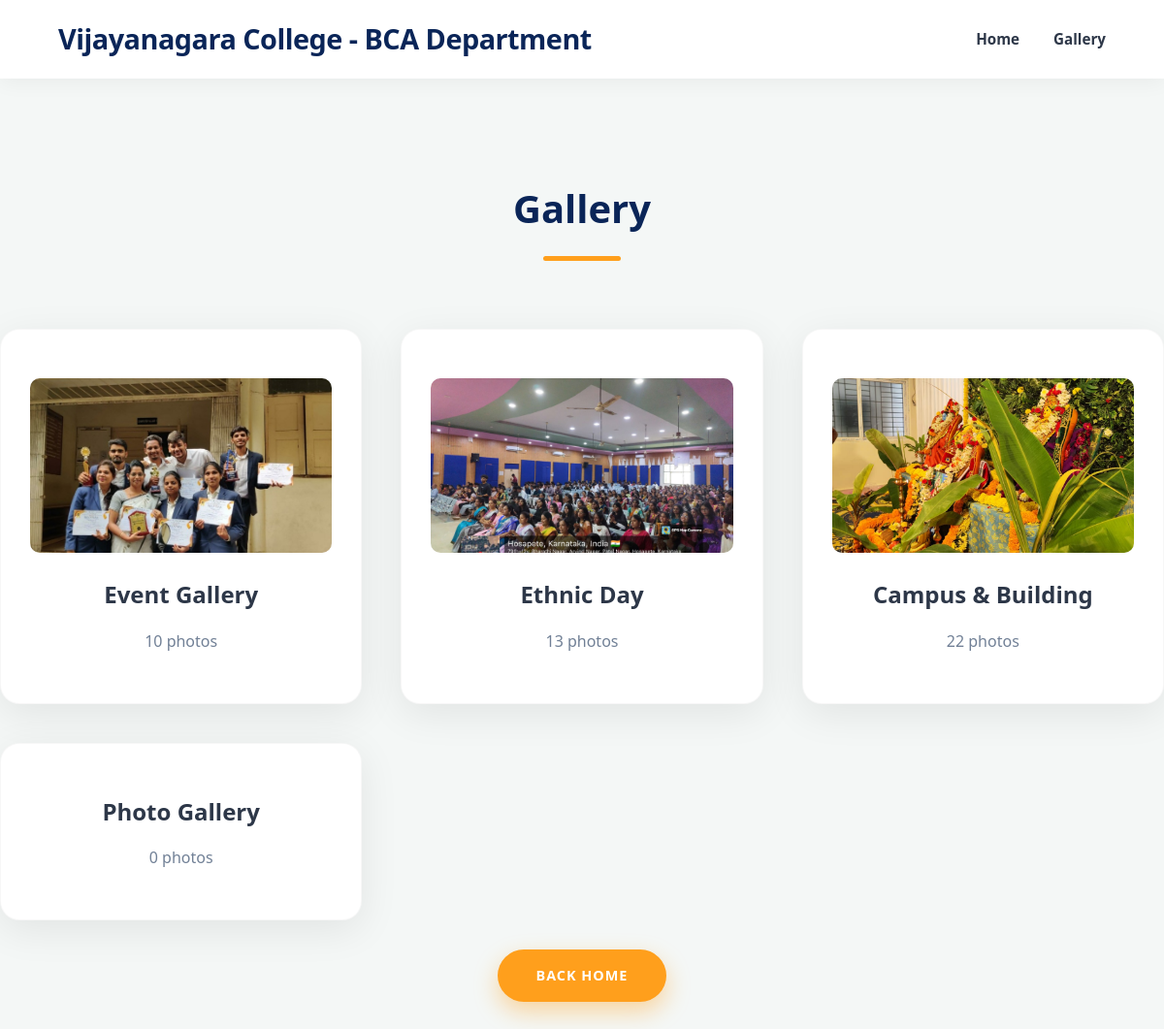
The page /gallery on the database its author committed.
### app/models.py (models this page shows)
class SiteSetting(db.Model):
    __tablename__ = "site_settings"
    id = db.Column(db.Integer, primary_key=True)
    college_name = db.Column(db.String(200), default="VNC BCA")
    logo = db.Column(db.String(300), default="")
    favicon = db.Column(db.String(300), default="")
    footer_text = db.Column(db.String(300), default="")
    copyright_text = db.Column(db.String(300), default="")
    developer_name = db.Column(db.String(150), default="")
    developer_url = db.Column(db.String(500), default="")
    show_developer_button = db.Column(db.Boolean, default=True)
    meta_description = db.Column(db.String(300), default="")
    meta_keywords = db.Column(db.String(300), default="")
    og_image = db.Column(db.String(300), default="")
    updated_at = db.Column(db.DateTime, default=datetime.utcnow, onupdate=datetime.utcnow)
    @staticmethod
    def get():
        return _singleton_get(SiteSetting)

class GalleryAlbum(db.Model):
    __tablename__ = "gallery_albums"
    id = db.Column(db.Integer, primary_key=True)
    name = db.Column(db.String(150), nullable=False)
    category = db.Column(db.String(80), unique=True, nullable=False)
    display_order = db.Column(db.Integer, default=0)
    images = db.relationship(
        "GalleryImage", backref="album", cascade="all, delete-orphan",
        order_by="GalleryImage.display_order",
    )

class GalleryImage(db.Model):
    __tablename__ = "gallery_images"
    id = db.Column(db.Integer, primary_key=True)
    album_id = db.Column(db.Integer, db.ForeignKey("gallery_albums.id"), nullable=False)
    image = db.Column(db.String(300), nullable=False)
    caption = db.Column(db.String(200), default="")
    display_order = db.Column(db.Integer, default=0)

### app/routes/public.py (the view)
@public_bp.route("/gallery")
def gallery():
    albums = models.GalleryAlbum.query.order_by(models.GalleryAlbum.display_order).all()
    return render_template("gallery.html", albums=albums, title="Gallery")

### app/__init__.py (called while the page is built)
def _register_context_processors(app: Flask) -> None:
    @app.context_processor
    def inject_site_settings():
        from .models import SiteSetting
        try:
            settings = SiteSetting.get()
        except Exception:
            settings = None
        return {"site_settings": settings}

def _register_security_headers(app: Flask) -> None:
    @app.after_request
    def set_secure_headers(response):
        response.headers.setdefault("X-Content-Type-Options", "nosniff")
        response.headers.setdefault("X-Frame-Options", "SAMEORIGIN")
        response.headers.setdefault("Referrer-Policy", "strict-origin-when-cross-origin")
        return response

### app/models.py (called while the page is built)
def _singleton_get(model):
    row = model.query.get(1)
    if row is None:
        row = model(id=1)
        db.session.add(row)
        db.session.commit()
    return row

### templates/gallery.html (shortened to what this page needs)
<!DOCTYPE html>
<html lang="en">
<head>
    <link rel="stylesheet" href="{{ url_for('static', filename='css/style.css') }}">
</head>
<body>
    <nav class="navbar">
        <div class="logo">{{ site_settings.college_name if site_settings else "VNC BCA" }}</div>
        <ul class="nav-links">
            <li><a href="/">Home</a></li>
            <li><a href="/gallery">Gallery</a></li>
        </ul>
    </nav>
    <div class="container section">
        <h2 class="section-title">{{ title }}</h2>
        {% if albums %}
            <div class="grid-3">
                {% for album in albums %}
                <a href="{{ url_for('public.gallery_album', category=album.category) }}" class="card" style="text-decoration:none;">
                    {% if album.images %}
                        <img src="{{ url_for('static', filename=album.images[0].image) }}" style="width:100%; height:180px; object-fit:cover; border-radius:10px; margin-bottom:15px;">
                    {% endif %}
                    <h3>{{ album.name }}</h3>
                    <p>{{ album.images|length }} photo{{ 's' if album.images|length != 1 }}</p>
                </a>
                {% endfor %}
            </div>
        {% else %}
            <p style="text-align:center; margin-top:50px; color:#666;">No photo albums have been added yet.</p>
        {% endif %}
        <div style="text-align: center; margin-top: 30px;">
            <a href="/" class="btn-primary" style="display:inline-block;">Back Home</a>
        </div>
    </div>
</body>
</html>

### static/css/style.css (style rules this page uses)
:root { --bg-color: #f4f7f6; --white: #ffffff; --primary: #0a2558; --primary-light: #1e4c9a; --accent: #ff9f1c; --text-main: #2d3748; --text-muted: #718096; --shadow-soft: 0 10px 40px rgba(0,0,0,0.08); --shadow-hover: 0 20px 50px rgba(0,0,0,0.12); }
* { margin: 0; padding: 0; box-sizing: border-box; font-family: 'Segoe UI', 'Roboto', Helvetica, Arial, sans-serif; }
body { background-color: var(--bg-color); color: var(--text-main); line-height: 1.7; overflow-x: hidden; }
a { text-decoration: none; color: inherit; transition: 0.3s ease; }
ul { list-style: none; }
.navbar { display: flex; justify-content: space-between; align-items: center; padding: 1rem 5%; background: var(--white); box-shadow: 0 4px 20px rgba(0,0,0,0.05); position: sticky; top: 0; z-index: 1000; }
.logo { font-size: 1.8rem; font-weight: 800; color: var(--primary); letter-spacing: -0.5px; }
.nav-links { display: flex; gap: 35px; }
.nav-links a { color: var(--text-main); font-weight: 600; font-size: 0.95rem; position: relative; }
.nav-links a::after { content: ''; position: absolute; width: 0; height: 2px; bottom: -5px; left: 0; background-color: var(--accent); transition: width 0.3s; }
.btn-primary { display: inline-block; padding: 15px 40px; background: var(--accent); color: var(--white); border: none; font-weight: 700; border-radius: 50px; cursor: pointer; text-transform: uppercase; font-size: 0.9rem; letter-spacing: 1px; box-shadow: 0 10px 25px rgba(255, 159, 28, 0.4); transition: all 0.3s ease; animation: fadeInUp 1s ease-out 0.6s backwards; }
.container { max-width: 1200px; margin: 0 auto; padding: 0 20px; }
.section { padding: 100px 0; }
.section-title { text-align: center; font-size: 2.5rem; font-weight: 800; margin-bottom: 70px; color: var(--primary); position: relative; }
.section-title::after { content: ''; display: block; width: 80px; height: 5px; background: var(--accent); margin: 15px auto 0; border-radius: 5px; }
.grid-3 { display: grid; grid-template-columns: repeat(auto-fit, minmax(320px, 1fr)); gap: 40px; }
.card { background: var(--white); padding: 50px 30px; border-radius: 20px; box-shadow: var(--shadow-soft); text-align: center; transition: all 0.4s ease; border: 1px solid rgba(0,0,0,0.03); position: relative; overflow: hidden; }
.card::before { content: ''; position: absolute; top: 0; left: 0; width: 100%; height: 5px; background: var(--primary); transform: scaleX(0); transition: transform 0.4s ease; transform-origin: left; }
.card h3 { margin-bottom: 15px; color: var(--text-main); font-size: 1.5rem; font-weight: 700; }
.card p { color: var(--text-muted); font-size: 1rem; line-height: 1.6; }

### rows shown on the page
SiteSetting: college_name "Vijayanagara College - BCA Department"
GalleryAlbum: category "Gallery", name "Photo Gallery", images|length "0", images "s"
GalleryAlbum: image (picture), name "Event Gallery", images|length "10", images "s"
GalleryAlbum: image (picture), name "Ethnic Day", images|length "13", images "s"
GalleryAlbum: image (picture), name "Campus & Building", images|length "22", images "s"
